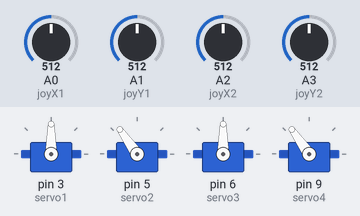
Bench run of a sketch on a simulated Arduino Uno, built with avr-gcc and run on an emulated ATmega328P. Shown: 4 × servo. Inputs (shaded band) come from the test bench; at power-on: A0 (joyX1) = 512, A1 (joyY1) = 512, A2 (joyX2) = 512, A3 (joyY2) = 512.

Above: at 1.2 s.
1.3 s: A0 (joyX1) set to 716
At 2.4 s:
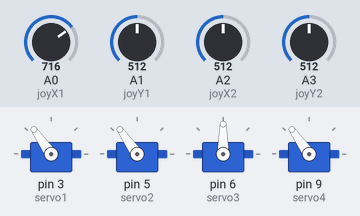
2.8 s: A1 (joyY1) set to 716
At 3.4 s:
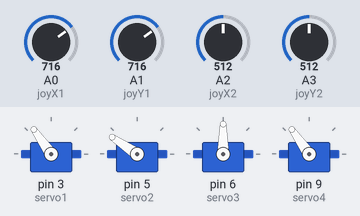
4.3 s: A2 (joyX2) set to 716
At 5.5 s:
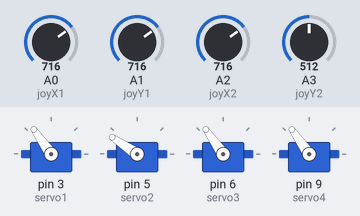
5.8 s: A3 (joyY2) set to 716
At 7.0 s:
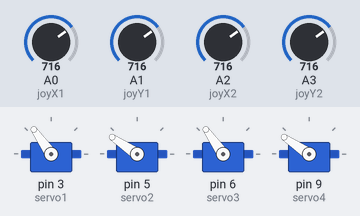
7.3 s: A0 (joyX1) set to 992
At 8.3 s:
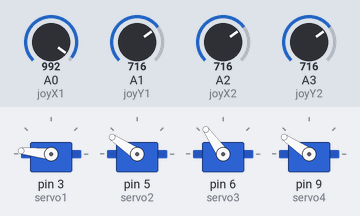
8.8 s: A1 (joyY1) set to 992
At 9.3 s:
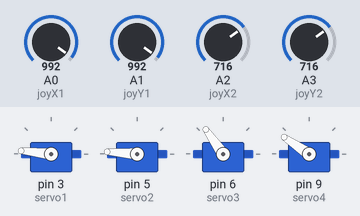
Timing chart, 0 to 11.3 s (numbered marks = the images above; inputs shaded):
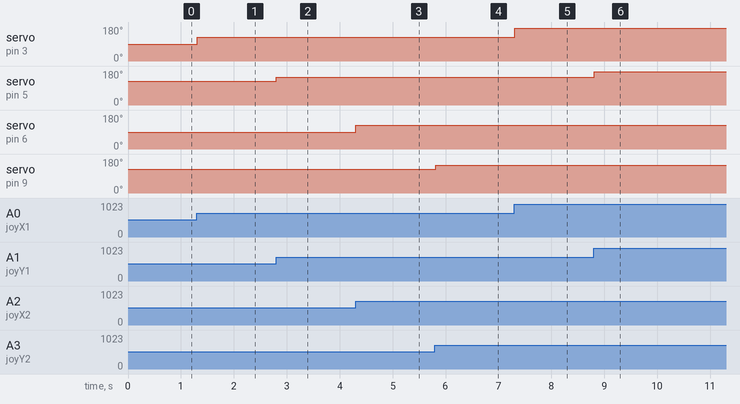

Measured:
- after the input at 1.3 s, servo on pin 3 (servo1): 90° → 125° at once
- after the input at 2.8 s, servo on pin 5 (servo2): 125° → 146° at once
- after the input at 4.3 s, servo on pin 6 (servo3): 90° → 125° at once
- after the input at 5.8 s, servo on pin 9 (servo4): 125° → 146° at once
- after the input at 7.3 s, servo on pin 3 (servo1): 125° → 174° at once
- after the input at 8.8 s, servo on pin 5 (servo2): 146° → 176° at once

The sketch:

4_Servo_Motors_with_Joystick.ino
```cpp
#include <Servo.h>

Servo servo1;
Servo servo2;
Servo servo3;
Servo servo4;

int joyX1 = 0;
int joyY1= 1;
int joyX2 = 2;
int joyY2= 3;

int servoVal;
int servoVal2;

void setup()
{
  servo1.attach(3);
  servo2.attach(5);
  servo3.attach(6);
  servo4.attach(9);
}

void loop()
{

  servoVal = analogRead(joyX1);
  servoVal = map(servoVal, 0, 1023, 0, 180);
  servo1.write(servoVal);

  servoVal = analogRead(joyY1);
  servoVal = map(servoVal, 0, 1023, 70, 180);
  servo2.write(servoVal);

  servoVal2 = analogRead(joyX2);
  servoVal2 = map(servoVal2, 0, 1023, 0, 180);
  servo3.write(servoVal2);

  servoVal2 = analogRead(joyY2);
  servoVal2 = map(servoVal2, 0, 1023, 70, 180);
  servo4.write(servoVal2);
  delay(15);
}
```
